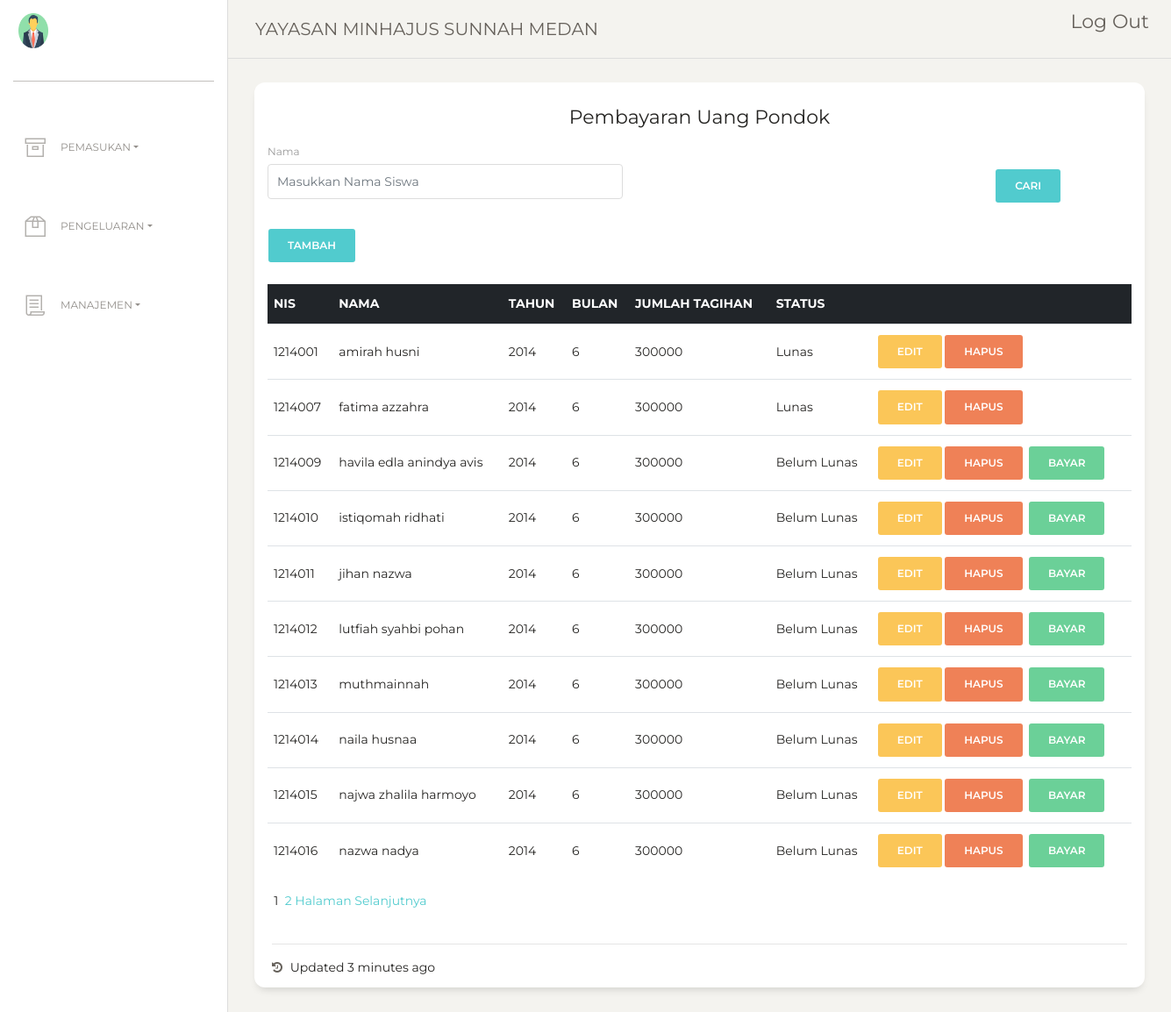
Screenshot of /index.php/pegawai_controller/uang_pondok with the database file from the repository.
### tables this page shows
CREATE TABLE `uang_pondok` (
  `pembayaran_id` int(11) NOT NULL,
  `NIS` varchar(16) NOT NULL,
  `tagihan_id` int(11) NOT NULL DEFAULT '312',
  `tahun` int(5) NOT NULL,
  `bulan` int(5) NOT NULL,
  `status` enum('Lunas','Belum Lunas') NOT NULL DEFAULT 'Belum Lunas'
);

### index.php (called while the page is built, shortened)
<?php
require_once BASEPATH.'core/CodeIgniter.php';

### application/config/config.php (called while the page is built, shortened)
<?php
$config['base_url'] = 'http://localhost/Tubes/';
$config['index_page'] = 'index.php';
$config['uri_protocol']	= 'REQUEST_URI';
$config['url_suffix'] = '';
$config['language']	= 'english';
$config['charset'] = 'UTF-8';
$config['enable_hooks'] = FALSE;
$config['subclass_prefix'] = 'MY_';
$config['composer_autoload'] = FALSE;
$config['permitted_uri_chars'] = 'a-z 0-9~%.:_\-';
$config['enable_query_strings'] = FALSE;
$config['controller_trigger'] = 'c';
$config['function_trigger'] = 'm';
$config['directory_trigger'] = 'd';
$config['allow_get_array'] = TRUE;
$config['log_threshold'] = 0;
$config['log_path'] = '';
$config['log_file_extension'] = '';
$config['log_file_permissions'] = 0644;
$config['log_date_format'] = 'Y-m-d H:i:s';
$config['error_views_path'] = '';
$config['cache_path'] = '';
$config['cache_query_string'] = FALSE;
$config['encryption_key'] = '';
$config['sess_driver'] = 'files';
$config['sess_cookie_name'] = 'ci_session';
$config['sess_expiration'] = 7200;
$config['sess_save_path'] = NULL;
$config['sess_match_ip'] = FALSE;
$config['sess_time_to_update'] = 300;
$config['sess_regenerate_destroy'] = FALSE;
$config['cookie_prefix']	= '';
$config['cookie_domain']	= '';
$config['cookie_path']		= '/';
$config['cookie_secure']	= FALSE;
$config['cookie_httponly'] 	= FALSE;
$config['standardize_newlines'] = FALSE;
$config['global_xss_filtering'] = FALSE;
$config['csrf_protection'] = FALSE;
$config['csrf_token_name'] = 'csrf_test_name';
$config['csrf_cookie_name'] = 'csrf_cookie_name';
$config['csrf_expire'] = 7200;
$config['csrf_regenerate'] = TRUE;
$config['csrf_exclude_uris'] = array();
$config['compress_output'] = FALSE;
$config['time_reference'] = 'local';
$config['rewrite_short_tags'] = FALSE;
$config['proxy_ips'] = '';

### application/models/Pegawai_Model.php (called while the page is built, shortened)
<?php
class Pegawai_Model extends CI_Model {
	public function jumlah_data_pembayaran_pondok(){
		$result = $this->db->query("Select jumlah_data_pembayaran_pondok() as total");
		return $result->row();
	}
}

### application/views/Pages/Content/uang_pondok.php (the view, shortened to what this page needs)
<div class="row">
          <div class="col-lg-12 col-md-4 col-sm-6">
          </div>
        </div>
        <div class="row">
          <div class="col-md-12">
            <div class="card ">
              <div class="card-header ">
                <h5 class="card-title"><center>Pembayaran Uang Pondok</center></h5>
				<div class="form-row">
					<div class="form-group col-md-5">
						<form method="post" action="<?php echo base_url('index.php/Pegawai_Controller/cari_pondok')?>">
						<label for="inputEmail4">Nama</label>
						<input type="text" class="form-control" name="nama" placeholder="Masukkan Nama Siswa" required>
					</div>
					<div class="form-group col-md-3">
					</div>
					<div class="form-group col-md-2">
					</div>
					<div class="form-group col-md-2">
						<br/>
						<button type="submit" class="btn btn-primary">Cari</button>
					</div>
					</div>
						<button type="button" class="btn btn-primary" data-toggle="modal" data-target="#exampleModal">
							Tambah
						</button>
				</div>
              <div class="card-body ">
					<table class="table">
						<thead class="thead-dark">
							<tr>
								<th scope="col">NIS</th>
								<th scope="col">Nama</th>
								<th scope="col">Tahun</th>
								<th scope="col">Bulan</th>
								<th scope="col">Jumlah Tagihan</th>
								<th scope="col">Status</th>
								<th></th>
							</tr>
						</thead>
						<tbody>
							<?php
								foreach($data as $i){?>
								 <tr>
									<td><?php echo $i->NIS; ?></td>
									<td><?php echo $i->nama; ?></td>
									<td><?php echo $i->tahun; ?></td>
									<td><?php echo $i->bulan; ?></td>
									<td><?php echo $i->jumlah; ?></td>
									<td><?php echo $i->status; ?></td>
									<td><a class="btn btn-warning"  href="<?php echo base_url('index.php/Pegawai_Controller/edit_uang_pondok/').$i->pembayaran_id?>">Edit</a>&nbsp;<button type="button" class="btn btn-danger" data-toggle="modal" data-target="#exampleModal<?php echo $i->pembayaran_id?>">Hapus</button>&nbsp;
										<?php if($i->status != 'Lunas'){?>
										<a class="btn btn-success" href="<?php echo base_url('index.php/Pegawai_Controller/halaman_bayar_uang_pondok/').$i->pembayaran_id?>">Bayar</a></td>
									<?php } ?>
								</tr>
							<?php } ?>
						</tbody>
					</table>
					<center>
					<?php if(isset($pagination)){
						echo $pagination;
					}
						?>
					</center>
              </div>
              <div class="card-footer ">
                <hr>
                <div class="stats">
                  <i class="fa fa-history"></i> Updated 3 minutes ago
                </div>
              </div>
            </div>
          </div>
        </div>
        </div>

### rows the page displays
uang_pondok: NIS "1214001", nama "amirah husni", tahun "2014", bulan "6", jumlah "300000", status "Lunas"
uang_pondok: NIS "1214007", nama "fatima azzahra", tahun "2014", bulan "6", jumlah "300000", status "Lunas"
uang_pondok: NIS "1214009", nama "havila edla anindya avis", tahun "2014", bulan "6", jumlah "300000", status "Belum Lunas"
uang_pondok: NIS "1214010", nama "istiqomah ridhati", tahun "2014", bulan "6", jumlah "300000", status "Belum Lunas"
uang_pondok: NIS "1214011", nama "jihan nazwa", tahun "2014", bulan "6", jumlah "300000", status "Belum Lunas"
uang_pondok: NIS "1214012", nama "lutfiah syahbi pohan", tahun "2014", bulan "6", jumlah "300000", status "Belum Lunas"
uang_pondok: NIS "1214013", nama "muthmainnah", tahun "2014", bulan "6", jumlah "300000", status "Belum Lunas"
uang_pondok: NIS "1214014", nama "naila husnaa", tahun "2014", bulan "6", jumlah "300000", status "Belum Lunas"
uang_pondok: NIS "1214015", nama "najwa zhalila harmoyo", tahun "2014", bulan "6", jumlah "300000", status "Belum Lunas"
uang_pondok: NIS "1214016", nama "nazwa nadya", tahun "2014", bulan "6", jumlah "300000", status "Belum Lunas"

### other values shown
$pagination "1 2 Halaman Selanjutnya"
